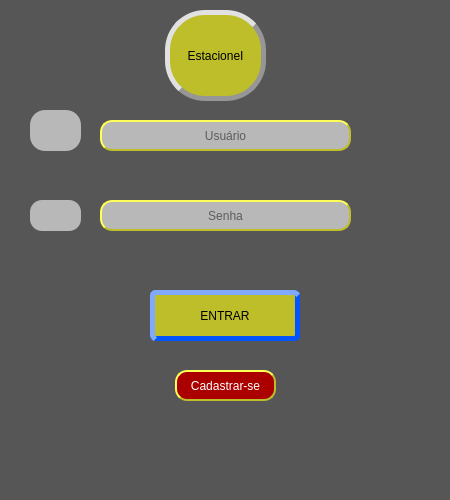
<?xml version="1.0" encoding="UTF-8"?>
<ui version="4.0">
 <class>Login</class>
 <widget class="QMainWindow" name="Login">
  <property name="geometry">
   <rect>
    <x>0</x>
    <y>0</y>
    <width>450</width>
    <height>500</height>
   </rect>
  </property>
  <property name="maximumSize">
   <size>
    <width>450</width>
    <height>500</height>
   </size>
  </property>
  <property name="windowTitle">
   <string>Estacionei - Login</string>
  </property>
  <property name="styleSheet">
   <string notr="true">background-color: rgb(86, 86, 86);</string>
  </property>
  <widget class="QWidget" name="centralwidget">
   <widget class="QPushButton" name="btn_entrar">
    <property name="geometry">
     <rect>
      <x>150</x>
      <y>290</y>
      <width>150</width>
      <height>51</height>
     </rect>
    </property>
    <property name="styleSheet">
     <string notr="true">background-color: rgb(190, 190, 42);
font: 75 12pt &quot;MS Shell Dlg 2&quot;;
border-radius:6px;
border-width:5px;
border-style:outset;
border-color:rgb(0, 85, 255)</string>
    </property>
    <property name="text">
     <string>ENTRAR</string>
    </property>
   </widget>
   <widget class="QLineEdit" name="line_user">
    <property name="geometry">
     <rect>
      <x>100</x>
      <y>120</y>
      <width>251</width>
      <height>31</height>
     </rect>
    </property>
    <property name="styleSheet">
     <string notr="true">background-color: rgb(184, 184, 184);

border-radius: 12px;
border-style: outset;
border-width: 2px;
border-color: rgb(190, 190, 42);
</string>
    </property>
    <property name="alignment">
     <set>Qt::AlignCenter</set>
    </property>
    <property name="placeholderText">
     <string>Usuário</string>
    </property>
   </widget>
   <widget class="QLineEdit" name="line_senha">
    <property name="geometry">
     <rect>
      <x>100</x>
      <y>200</y>
      <width>251</width>
      <height>31</height>
     </rect>
    </property>
    <property name="styleSheet">
     <string notr="true">background-color: rgb(184, 184, 184);
gridline-color: rgb(190, 190, 42);
border-radius: 12px;
border-style: outset;
border-width: 2px;
border-color: rgb(190, 190, 42);</string>
    </property>
    <property name="echoMode">
     <enum>QLineEdit::Password</enum>
    </property>
    <property name="alignment">
     <set>Qt::AlignCenter</set>
    </property>
    <property name="placeholderText">
     <string>Senha</string>
    </property>
   </widget>
   <widget class="QPushButton" name="btn_cadastro">
    <property name="geometry">
     <rect>
      <x>175</x>
      <y>370</y>
      <width>101</width>
      <height>31</height>
     </rect>
    </property>
    <property name="styleSheet">
     <string notr="true">background-color: rgb(170, 0, 0);
color: rgb(290, 290, 290);
color: rgb(255, 255, 255);

border-radius: 12px;
border-style: outset;
border-width: 2px;
border-color: rgb(190, 190, 42);</string>
    </property>
    <property name="text">
     <string>Cadastrar-se</string>
    </property>
   </widget>
   <widget class="QLabel" name="icn_login">
    <property name="geometry">
     <rect>
      <x>30</x>
      <y>110</y>
      <width>51</width>
      <height>41</height>
     </rect>
    </property>
    <property name="styleSheet">
     <string notr="true">background-color: rgb(184, 184, 184);
border-radius:15px;</string>
    </property>
    <property name="text">
     <string/>
    </property>
    <property name="pixmap">
     <pixmap>login.png</pixmap>
    </property>
    <property name="alignment">
     <set>Qt::AlignCenter</set>
    </property>
   </widget>
   <widget class="QLabel" name="icn_senha">
    <property name="geometry">
     <rect>
      <x>30</x>
      <y>200</y>
      <width>51</width>
      <height>31</height>
     </rect>
    </property>
    <property name="styleSheet">
     <string notr="true">background-color: rgb(184, 184, 184);
border-radius:12px;</string>
    </property>
    <property name="text">
     <string/>
    </property>
    <property name="pixmap">
     <pixmap>password.png</pixmap>
    </property>
    <property name="alignment">
     <set>Qt::AlignCenter</set>
    </property>
   </widget>
   <widget class="QLabel" name="lbl_erro">
    <property name="geometry">
     <rect>
      <x>110</x>
      <y>250</y>
      <width>231</width>
      <height>20</height>
     </rect>
    </property>
    <property name="font">
     <font>
      <pointsize>13</pointsize>
     </font>
    </property>
    <property name="styleSheet">
     <string notr="true">color: rgb(255, 255, 0);</string>
    </property>
    <property name="text">
     <string/>
    </property>
    <property name="alignment">
     <set>Qt::AlignCenter</set>
    </property>
   </widget>
   <widget class="QLabel" name="icn_logo">
    <property name="geometry">
     <rect>
      <x>165</x>
      <y>10</y>
      <width>101</width>
      <height>91</height>
     </rect>
    </property>
    <property name="styleSheet">
     <string notr="true">background-color: rgb(190, 190, 42);
font: 75 14pt &quot;MS Shell Dlg 2&quot;;
border-radius:40px;
border-color:rgb(150, 150, 150);
border-style:outset;
border-width:5px;


</string>
    </property>
    <property name="text">
     <string>EstacioneI</string>
    </property>
    <property name="alignment">
     <set>Qt::AlignCenter</set>
    </property>
   </widget>
  </widget>
 </widget>
 <resources/>
 <connections/>
</ui>
